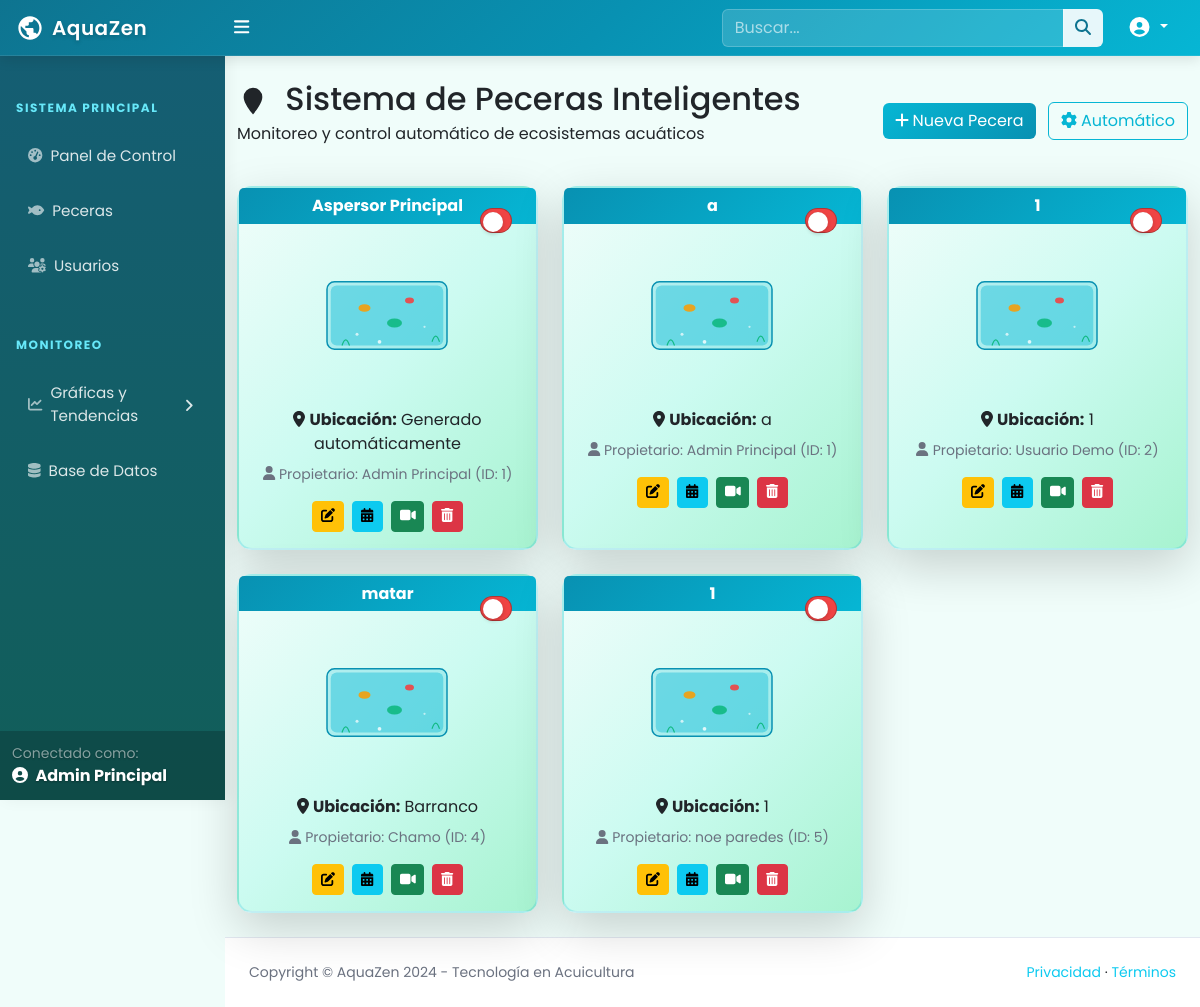
/aspersores/ (signed in), run on an earlier commit of the app's database.
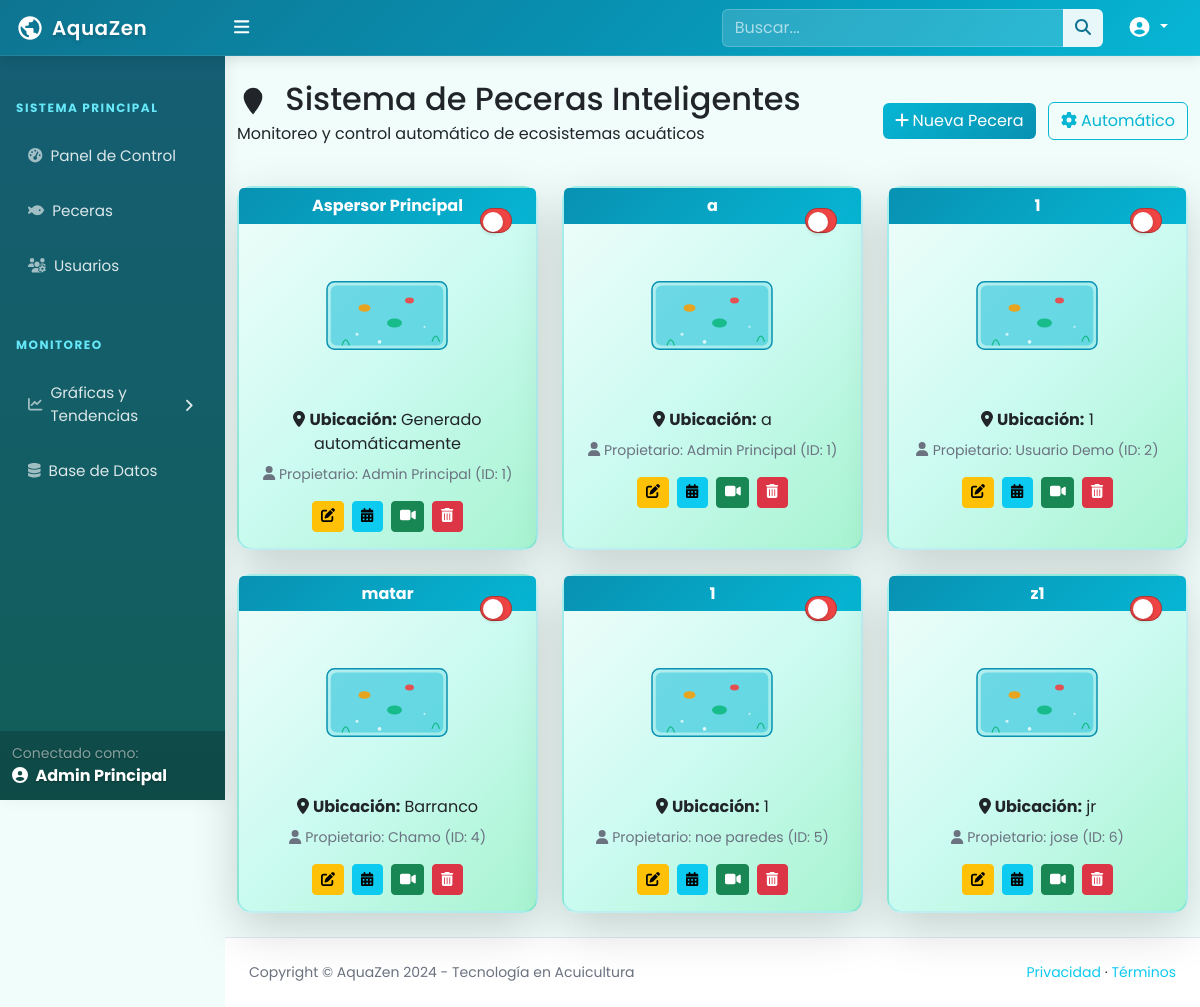
And on a later commit of the database.
### tables this page shows
CREATE TABLE usuarios (
                id_usuario INTEGER PRIMARY KEY AUTOINCREMENT,
                nombre VARCHAR(100) NOT NULL,
                correo VARCHAR(150) UNIQUE NOT NULL,
                contrasena VARCHAR(255) NOT NULL,
                tipo_usuario TEXT CHECK(tipo_usuario IN ('admin', 'usuario')) NOT NULL DEFAULT 'usuario',
                fecha_creacion TIMESTAMP DEFAULT CURRENT_TIMESTAMP
            );

CREATE TABLE aspersores (
                id_aspersor INTEGER PRIMARY KEY AUTOINCREMENT,
                id_usuario INTEGER NOT NULL,
                nombre VARCHAR(100) NOT NULL,
                ubicacion VARCHAR(255),
                estado TEXT CHECK(estado IN ('activo', 'inactivo')) NOT NULL DEFAULT 'inactivo',
                fecha_creacion TIMESTAMP DEFAULT CURRENT_TIMESTAMP, camera_url VARCHAR(255),
                FOREIGN KEY (id_usuario) REFERENCES usuarios(id_usuario) ON DELETE CASCADE
            );

### app.py (the view, shortened to what this page needs)
@app.route('/aspersores/', defaults={'id_usuario': None}, methods=['GET'])
@app.route('/aspersores/<int:id_usuario>', methods=['GET'])
def aspersores(id_usuario):
    if 'id_usuario' not in session:
        return redirect(url_for('login'))
    tipo_usuario = session['tipo_usuario']
    usuario_actual = session['id_usuario']
    print(f"DEBUG - Accediendo a aspersores. Usuario: {usuario_actual}, Tipo: {tipo_usuario}, ID solicitado: {id_usuario}")
    if id_usuario is None:
        if tipo_usuario == 'admin':
            id_usuario = 'all'  # Marcador para mostrar todos
        else:
            id_usuario = usuario_actual  # Usuario normal solo ve los suyos
    elif tipo_usuario != 'admin' and id_usuario != usuario_actual:
        flash('No tienes permiso para ver estos aspersores.', 'error')
        return redirect(url_for('aspersores'))
    connection = get_db_connection()
    if not connection:
        flash('Error al conectar con la base de datos.', 'error')
        return redirect(url_for('aspersores'))
    try:
        cursor = connection.cursor()
        if id_usuario == 'all':
            print("DEBUG - Admin viendo TODOS los aspersores")
            cursor.execute("""
                SELECT a.id_aspersor, a.nombre, a.ubicacion, a.estado, a.id_usuario, a.camera_url, u.nombre as nombre_usuario
                FROM aspersores a
                LEFT JOIN usuarios u ON a.id_usuario = u.id_usuario
                ORDER BY a.id_usuario, a.id_aspersor
            """)
            aspersores = cursor.fetchall()
            mostrar_todos = True
        cursor.close()
        connection.close()
        print(f"DEBUG - Se encontraron {len(aspersores)} aspersores")
        id_usuario_visto = None if mostrar_todos else id_usuario
        return render_template('sprinklers.html',
                       aspersores=aspersores,
                       nombre_usuario=session['nombre_usuario'],
                       tipo_usuario=tipo_usuario,
                       mostrar_todos=mostrar_todos,
                       id_usuario_visto=id_usuario_visto)
    except Exception as e:
        print(f"Error al obtener aspersores: {e}")
        flash('Error al obtener los aspersores.', 'error')
        return redirect(url_for('aspersores'))

### app.py (called while the page is built)
@app.context_processor
def inject_user_context():
    return {
        'tipo_usuario': session.get('tipo_usuario'),
        'nombre_usuario': session.get('nombre_usuario'),
        'camera_default_url': CAMERA_DEFAULT_URL
    }

def get_db_connection():
    try:
        connection = sqlite3.connect(DATABASE)
        connection.row_factory = sqlite3.Row  # Para acceder a columnas por nombre
        return connection
    except Exception as e:
        print(f"Error al conectar a la base de datos: {e}")
        return None

### templates/sprinklers.html (shortened to what this page needs)
{% extends "base2.html" %}
{% block content %}
                <div class="container mt-4">
                    <div class="d-flex justify-content-between align-items-center mb-4">
                        <div>
                            <h1 class="h2 text-cyan-800 mb-1">
                                <svg class="w-8 h-8 me-2 d-inline" fill="currentColor" viewBox="0 0 24 24" width="32" height="32">
                                    <path d="M12,6.5A2.5,2.5 0 0,1 14.5,9A2.5,2.5 0 0,1 12,11.5A2.5,2.5 0 0,1 9.5,9A2.5,2.5 0 0,1 12,6.5M12,2A7,7 0 0,1 19,9C19,14.25 12,22 12,22C12,22 5,14.25 5,9A7,7 0 0,1 12,2Z"/>
                                </svg>
                                Sistema de Peceras Inteligentes
                            </h1>
                            <p class="text-cyan-600">Monitoreo y control automático de ecosistemas acuáticos</p>
                        </div>
                        <div>
                            <button class="btn btn-gradient me-2" data-bs-toggle="modal" data-bs-target="#registrarAspersorModal" style="background: linear-gradient(135deg, #06b6d4 0%, #0891b2 100%); color: white; border: none;">
                                <i class="fas fa-plus me-1"></i>Nueva Pecera
                            </button>
                            <button class="btn btn-outline-cyan" id="modoAutomaticoManual" style="border-color: #06b6d4; color: #06b6d4;">
                                <i class="fas fa-cog me-1"></i>Automático
                            </button>
                        </div>
                    </div>
                    <div class="row">
                        {% for aspersor in aspersores %}
                        <div class="col-lg-4 col-md-6 mb-4">
                            <div class="card pecera-card h-100 shadow-lg">
                                <div class="card-header text-center" style="background: linear-gradient(135deg, #0891b2 0%, #06b6d4 100%); color: white; border: none;">
                                    <h6 class="mb-0 fw-bold">{{ aspersor.nombre }}</h6>
                                </div>
                                <div class="d-flex justify-center py-4">
                                </div>
                                <div class="card-body text-center">
                                    <p class="text-cyan-700 mb-2"><i class="fas fa-map-marker-alt me-1"></i><strong>Ubicación:</strong> {{ aspersor.ubicacion }}</p>
                                    {% if mostrar_todos %}
                                    <p class="text-muted small mb-3">
                                        <i class="fas fa-user me-1"></i>Propietario: {{ aspersor.nombre_usuario or 'Desconocido' }} (ID: {{ aspersor.id_usuario }})
                                    </p>
                                    {% endif %}
                                    <div class="position-absolute top-0 end-0 p-3">
                                        <div class="form-check form-switch">
                                            <input
                                                class="form-check-input estado-switch custom-switch"
                                                type="checkbox"
                                                role="switch"
                                                id="estadoSwitch{{ aspersor.id_aspersor }}"
                                                data-id="{{ aspersor.id_aspersor }}">
                                        </div>
                                    </div>
                                    <div class="d-flex justify-content-center mt-3 gap-2">
                                        <button class="btn btn-warning btn-sm editar-aspersor" data-id="{{aspersor.id_aspersor}}" data-nombre="{{aspersor.nombre}}" data-ubicacion="{{aspersor.ubicacion}}" data-camera-url="{{aspersor.camera_url or ''}}" data-bs-toggle="modal" data-bs-target="#editarAspersorModal" title="Editar Pecera">
                                            <i class="fas fa-edit"></i>
                                        </button>
                                        <button class="btn btn-info btn-sm" onclick="window.location.href='/calendar/{{ aspersor.id_aspersor}}'" title="Programar Alimentación">
                                            <i class="fas fa-calendar-alt"></i>
                                        </button>
                                        <button class="btn btn-success btn-sm" onclick="window.location.href='/camara/{{ aspersor.id_aspersor}}'" title="Ver Cámara en Vivo">
                                            <i class="fas fa-video"></i>
                                        </button>
                                        <button class="btn btn-danger btn-sm eliminar-aspersor" data-id="{{aspersor.id_aspersor}}" title="Eliminar Pecera">
                                            <i class="fas fa-trash-alt"></i>
                                        </button>
                                    </div>
                                </div>
                            </div>
                        </div>
                        {% endfor %}
                    </div>
                </div>
            </main>
{% endblock %}

### templates/base2.html (shortened to what this page needs)
<!DOCTYPE html>
<html lang="es">
    <head>
        <link href="https://cdn.jsdelivr.net/npm/simple-datatables@7.1.2/dist/style.min.css" rel="stylesheet" />
        <link href="{{ url_for('static', filename='css/styles.css') }}" rel="stylesheet" />
        <link href="{{ url_for('static', filename='css/aquazen-theme.css') }}" rel="stylesheet" />
    </head>
    <body class="sb-nav-fixed">
        <nav class="sb-topnav navbar navbar-expand navbar-dark">
            <a class="navbar-brand ps-3 d-flex align-items-center" href="{{ url_for('dashboard') }}">
                <span>AquaZen</span>
            </a>
            <button class="btn btn-link btn-sm order-1 order-lg-0 me-4 me-lg-0 text-white" id="sidebarToggle" href="#!"><i class="fas fa-bars fa-lg"></i></button>
            <form class="d-none d-md-inline-block form-inline ms-auto me-0 me-md-3 my-2 my-md-0">
                <div class="input-group">
                    <input class="form-control form-control-search" type="text" placeholder="Buscar..." aria-label="Search for..." aria-describedby="btnNavbarSearch" />
                    <button class="btn btn-search" id="btnNavbarSearch" type="button"><i class="fas fa-search"></i></button>
                </div>
            </form>
            <ul class="navbar-nav ms-auto ms-md-0 me-3 me-lg-4">
                <li class="nav-item dropdown">
                    <a class="nav-link dropdown-toggle text-white" id="navbarDropdown" href="#" role="button" data-bs-toggle="dropdown" aria-expanded="false">
                        <i class="fas fa-user-circle fa-lg fa-fw"></i>
                    </a>
                </li>
            </ul>
        </nav>
        <div id="layoutSidenav">
            <div id="layoutSidenav_nav">
                <nav class="sb-sidenav accordion" id="sidenavAccordion">
                    <div class="sb-sidenav-menu">
                        <div class="nav">
                            <div class="sb-sidenav-menu-heading">Sistema Principal</div>
                            <a class="nav-link" href="{{ url_for('dashboard') }}">
                                <div class="sb-nav-link-icon"><i class="fas fa-tachometer-alt"></i></div>
                                Panel de Control
                            </a>
                            <a class="nav-link" href="{{ url_for('aspersores') }}">
                                <div class="sb-nav-link-icon"><i class="fas fa-fish"></i></div>
                                Peceras
                            </a>
                            {% if tipo_usuario == "admin" %}
                            <a class="nav-link" href="{{ url_for('users') }}">
                                <div class="sb-nav-link-icon"><i class="fas fa-users-cog"></i></div>
                                Usuarios
                            </a>
                            {% endif %}
                            <div class="sb-sidenav-menu-heading">Monitoreo</div>
                            <div class="nav-item">
                                <a class="nav-link collapsed" href="#" data-bs-toggle="collapse" data-bs-target="#chartsSubmenu" aria-expanded="false" aria-controls="chartsSubmenu">
                                    <div class="sb-nav-link-icon"><i class="fas fa-chart-line"></i></div>
                                    Gráficas y Tendencias
                                    <div class="sb-sidenav-collapse-arrow"><i class="fas fa-angle-down"></i></div>
                                </a>
                            </div>
                            {% if tipo_usuario == 'admin' %}
                            <a class="nav-link" href="{{ url_for('tables') }}">
                                <div class="sb-nav-link-icon"><i class="fas fa-database"></i></div>
                                Base de Datos
                            </a>
                            {% endif %}
                        </div>
                    </div>
                    <div class="sb-sidenav-footer text-white" style="background: rgba(0,0,0,0.2);">
                        <div class="small text-white-50">Conectado como:</div>
                        <div class="fw-bold"><i class="fas fa-user-circle me-1"></i> {{ nombre_usuario }}</div>
                    </div>
                </nav>
            </div>
            <div id="layoutSidenav_content">
                <main>
                    {% block content %}{% endblock %}
                <footer class="py-4 mt-auto">
                    <div class="container-fluid px-4">
                        <div class="d-flex align-items-center justify-content-between small">
                            <div class="text-muted">Copyright &copy; AquaZen 2024 - Tecnología en Acuicultura</div>
                            <div>
                                <a href="#" class="text-decoration-none text-info">Privacidad</a>
                                &middot;
                                <a href="#" class="text-decoration-none text-info">Términos</a>
                            </div>
                        </div>
                    </div>
                </footer>
            </div>
        </div>
    </body>
</html>

### static/css/aquazen-theme.css (style rules this page uses)
:root { --ocean-deep: #0c4a6e; --ocean-primary: #0e7490; --ocean-secondary: #0891b2; --ocean-light: #06b6d4; --ocean-bright: #67e8f9; --ocean-mist: #cffafe; --ocean-foam: #f0fdfa; --ocean-success: #10b981; --ocean-warning: #fbbf24; --ocean-danger: #ef4444; --ocean-text-dark: #164e63; --ocean-text-light: #0891b2; }
.text-white { color: white !important; text-shadow: 0 1px 2px rgba(0, 0, 0, 0.3); }
.small { color: inherit; }
.text-muted { color: #6b7280 !important; }

### templates/base2.html (style rules this page uses)
body { font-family: 'Poppins', sans-serif; background-color: #f0fdfa; }
.sb-topnav { background: linear-gradient(135deg, #0e7490 0%, #0891b2 50%, #06b6d4 100%); box-shadow: 0 4px 12px rgba(0,0,0,0.1); border-bottom: 1px solid rgba(255,255,255,0.1); }
.navbar-brand { font-weight: 600; letter-spacing: 0.5px; text-shadow: 0 2px 4px rgba(0,0,0,0.2); }
.sb-sidenav { background: linear-gradient(180deg, #155e75 0%, #115e59 100%) !important; box-shadow: 4px 0 15px rgba(0,0,0,0.05); }
.sb-sidenav-menu-heading { color: #67e8f9 !important; text-transform: uppercase; font-size: 0.75rem; font-weight: 700; letter-spacing: 1.5px; margin-top: 15px; }
.sb-sidenav .nav-link { color: rgba(255,255,255,0.85) !important; margin: 4px 12px; border-radius: 8px; transition: all 0.3s ease; font-weight: 400; font-size: 0.95rem; }
.sb-sidenav .nav-link .sb-nav-link-icon { color: rgba(255,255,255,0.6); transition: color 0.3s ease; }
footer { background: white !important; border-top: 1px solid #e2e8f0; }
.form-control-search { background: rgba(255,255,255,0.15); border: 1px solid rgba(255,255,255,0.2); color: white; }
.form-control-search::placeholder { color: rgba(255,255,255,0.6); }
.btn-search { background: rgba(255,255,255,0.9); color: #0e7490; border: none; }

### templates/sprinklers.html (style rules this page uses)
.custom-switch { width: 60px; height: 25px; background-color: #ef4444; border-radius: 30px; position: relative; appearance: none; cursor: pointer; outline: none; transition: background-color 0.3s ease-in-out; }
.custom-switch::before { content: ''; width: 20px; height: 20px; background-color: white; border-radius: 50%; position: absolute; top: 2.5px; left: 2.5px; transition: transform 0.3s ease-in-out; box-shadow: 0 2px 4px rgba(0,0,0,0.2); }
.pecera-card { transition: transform 0.3s ease, box-shadow 0.3s ease; border: 2px solid rgba(6, 182, 212, 0.2); border-radius: 15px; background: linear-gradient(135deg, #f0fdfa 0%, #ccfbf1 50%, #a7f3d0 100%); }

What changed in the data, as far as the page shows it:
added aspersores: nombre "z1", ubicacion "jr", nombre "jose", id_usuario "6"
